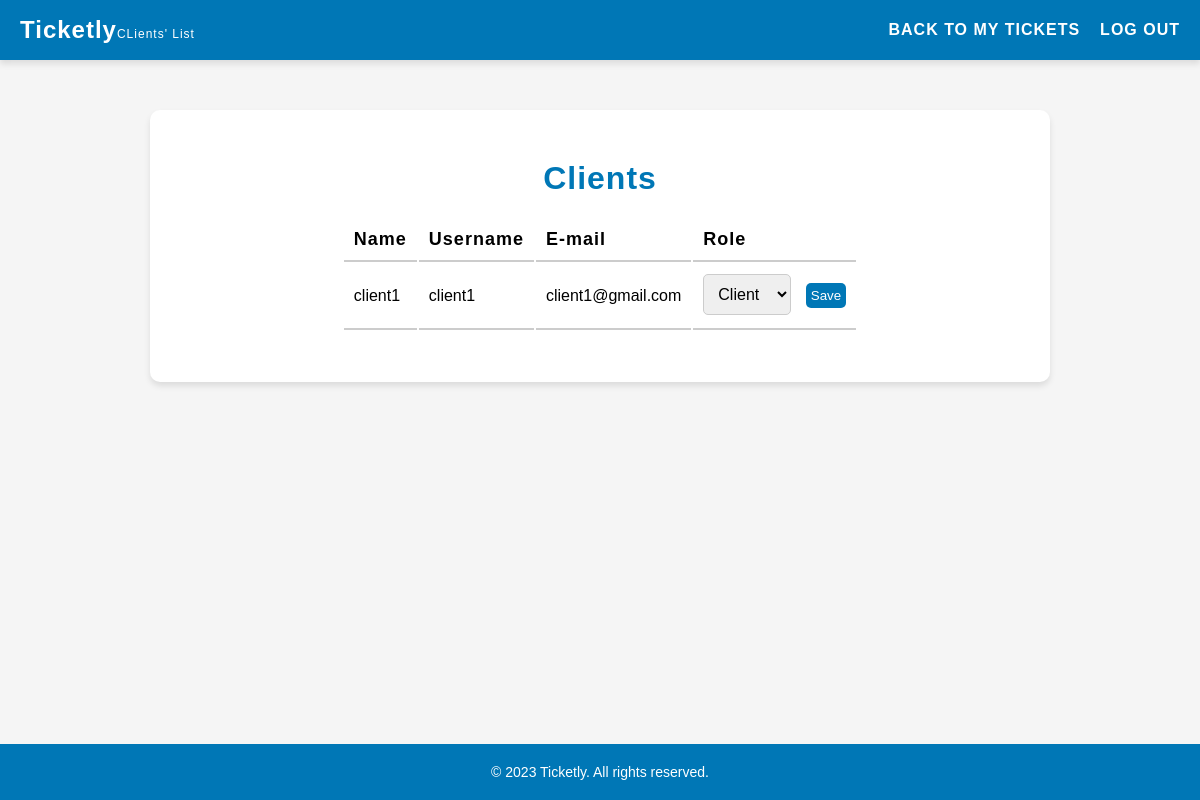
Before: /pages/listClients.php with the older database file.
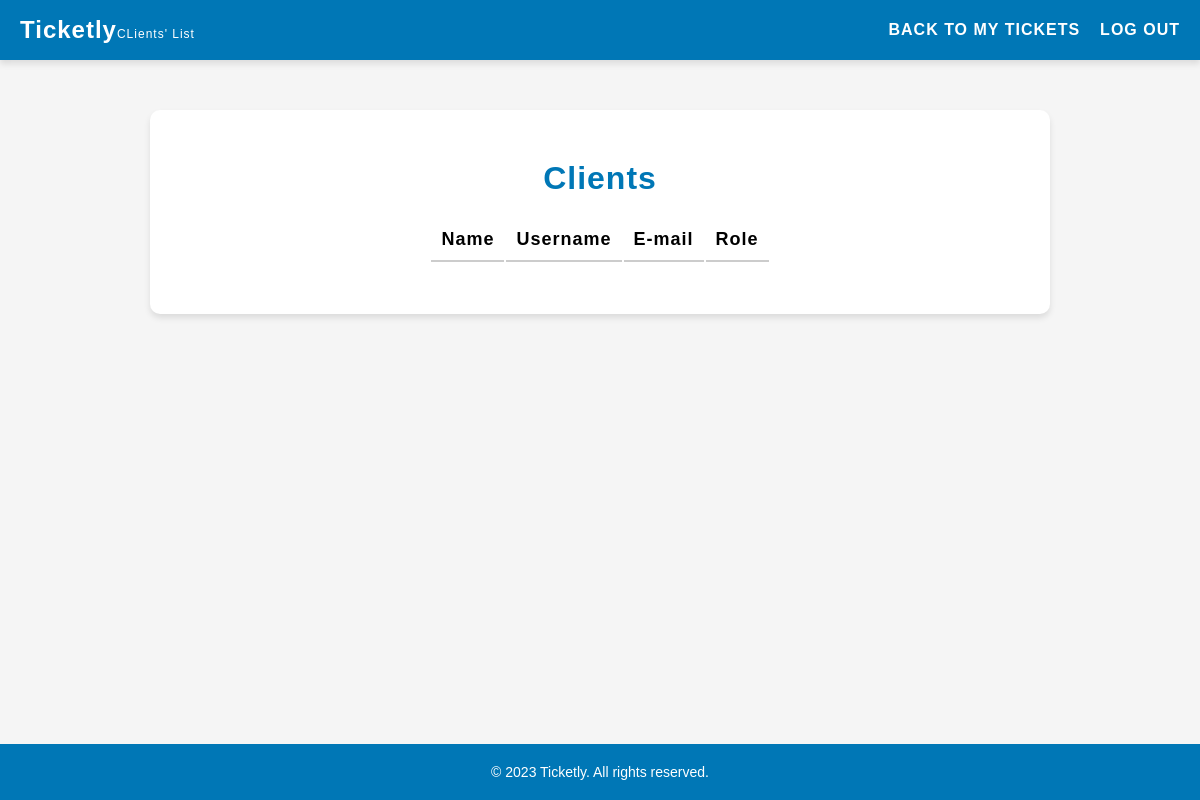
After: the same page with the newer database file.
### tables this page shows
CREATE TABLE users (
    id INTEGER PRIMARY KEY AUTOINCREMENT,
    username VARCHAR(255) NOT NULL UNIQUE,
    password VARCHAR(255) NOT NULL,
    email VARCHAR(255) NOT NULL UNIQUE,
    name VARCHAR(255) NOT NULL,
    role VARCHAR(10) NOT NULL DEFAULT 'client' CHECK (role IN ('client', 'agent', 'admin')),
    department_id INTEGER,
    FOREIGN KEY(department_id) REFERENCES departments(id)
);

### pages/listClients.php (called while the page is built, shortened)
<?php
    $session = new Session();
    require_once(__DIR__ . '/../templates/listClients.tpl.php');
    drawListClients($session);
?>

### database/user.class.php (called while the page is built, shortened)
<?php
    class User {
        public function __construct(?int $id, string $username, string $password, string $email, string $name, string $role, int $departmentId = 1) {
            $this->username = $username;
            $this->email = $email;
            $this->name = $name;
            $this->role = $role;
        }
    }
    function getClients(PDO $db): array {
        $stmt = $db->prepare('SELECT * FROM users WHERE role = ?');
        $stmt->execute(['client']);
        $clients = [];
        while ($row = $stmt->fetch(PDO::FETCH_ASSOC)) {
            $clients[] = new User(
                (int) $row['id'],
                $row['username'],
                $row['password'],
                $row['email'],
                $row['name'],
                $row['role']
            );
        }
        return $clients;
    }
?>

### templates/listClients.tpl.php (the view, shortened to what this page needs)
<?php function drawListClients(Session $session) {?>
    <!DOCTYPE html>
    <html lang="en">
    <head>
        <link rel="stylesheet" href="../style/listClients.css">
        <link rel="stylesheet" href="../style/header.css">
    </head>
    <body>
        <header>
            <h1>Ticketly<span class="smaller">CLients' List</span></h1>
            <nav>
                <ul>
                    <li><a href="../pages/client.php">Back to My Tickets</a></li>
                    <li><a href="../actions/action_logout.php">Log out</a></li>
                </ul>
            </nav>
        </header>
        <main>
            <h2>Clients</h2>
            <section id="clients">
                <table>
                    <tr>
                        <th>Name</th>
                        <th>Username</th>
                        <th>E-mail</th>
                        <th>Role</th>
                    </tr>
                    <?php
                        require_once '../database/connection.db.php';
                        require_once '../database/user.class.php';
                        $db = getDatabaseConnection();
                        $clients = getClients($db);
                        foreach ($clients as $client) { ?>
                        <tr>
                            <td><?php echo $client->name ?></td>
                            <td><?php echo $client->username ?></td>
                            <td><?php echo $client->email ?></td>
                            <td>
                                <form method="post" action="../actions/action_editRole.php">
                                    <select id="role" name="role">
                                        <option value="client" <?php if ($client->role == 'client') echo 'selected' ?>>Client</option>
                                    </select>
                                    <input type="submit" value="Save">
                                </form>
                            </td>
                        </tr>
                    <?php } ?>
                </table>
        </main>
        <?php include '../templates/footer.tpl.php';?>
    </body>
    </html>
<?php } ?>

### templates/footer.tpl.php
<!DOCTYPE html>
<html>
    <link rel="stylesheet" href="../style/footer.css">
    <footer>
        <p>&copy; 2023 Ticketly. All rights reserved.</p>
    </footer>
<html>

### style/listClients.css (style rules this page uses)
main { background-color: #fff; padding: 50px; border-radius: 10px; box-shadow: 0 4px 6px rgba(0, 0, 0, 0.1); margin: 50px auto; max-width: 900px; display: flex; flex-direction: column; align-items: center; }
main h2 { text-align: center; font-size: 32px; margin-bottom: 20px; font-weight: 600; letter-spacing: 1px; color: #0077b6; }
table tr th { font-size: 18px; font-weight: 600; letter-spacing: 1px; text-align: left; padding: 10px; border-bottom: 2px solid #ccc; }
table tr td { padding: 10px; border-bottom: 2px solid #ccc; }
select, input[type="submit"] { font-size: 16px; padding: 10px; border-radius: 5px; border: 1px solid #ccc; transition: border-color 0.3s ease; flex: 1; }
select { margin-right: 10px; max-width: 200px; }
input[type="submit"] { background-color: #0077b6; color: #fff; border: none; cursor: pointer; transition: all 0.3s ease; align-self: center; flex: 1; max-width: 50%; font-size: smaller; padding: 5px; margin-bottom: 10px; }

### style/header.css (style rules this page uses)
* { box-sizing: border-box; margin: 0; padding: 0; }
body { font-family: Arial, sans-serif; background-color: #f5f5f5; }
header { background-color: #0077b6; color: #fff; display: flex; justify-content: space-between; align-items: center; padding: 20px; height: 60px; box-shadow: 0 4px 6px rgba(0, 0, 0, 0.1); }
header h1 { font-size: 24px; letter-spacing: 1px; }
header nav ul { display: flex; list-style-type: none; }
header nav li:not(:last-child) { margin-right: 20px; }
header nav a { color: #fff; text-decoration: none; font-size: 16px; letter-spacing: 1px; text-transform: uppercase; font-weight: 600; transition: color 0.3s ease; }
.smaller { font-size: 0.5em; font-weight: lighter; }

### style/footer.css (style rules this page uses)
footer { position: fixed; bottom: 0; left: 0; width: 100%; background-color: #0077b6; color: #fff; text-align: center; padding: 20px; font-size: 14px; margin: 0; }
footer p { margin: 0; }

Changed rows visible on the page:
no longer on this page (row edited): users: name "client1", username "client1", email "client1@gmail.com", role "Client"
